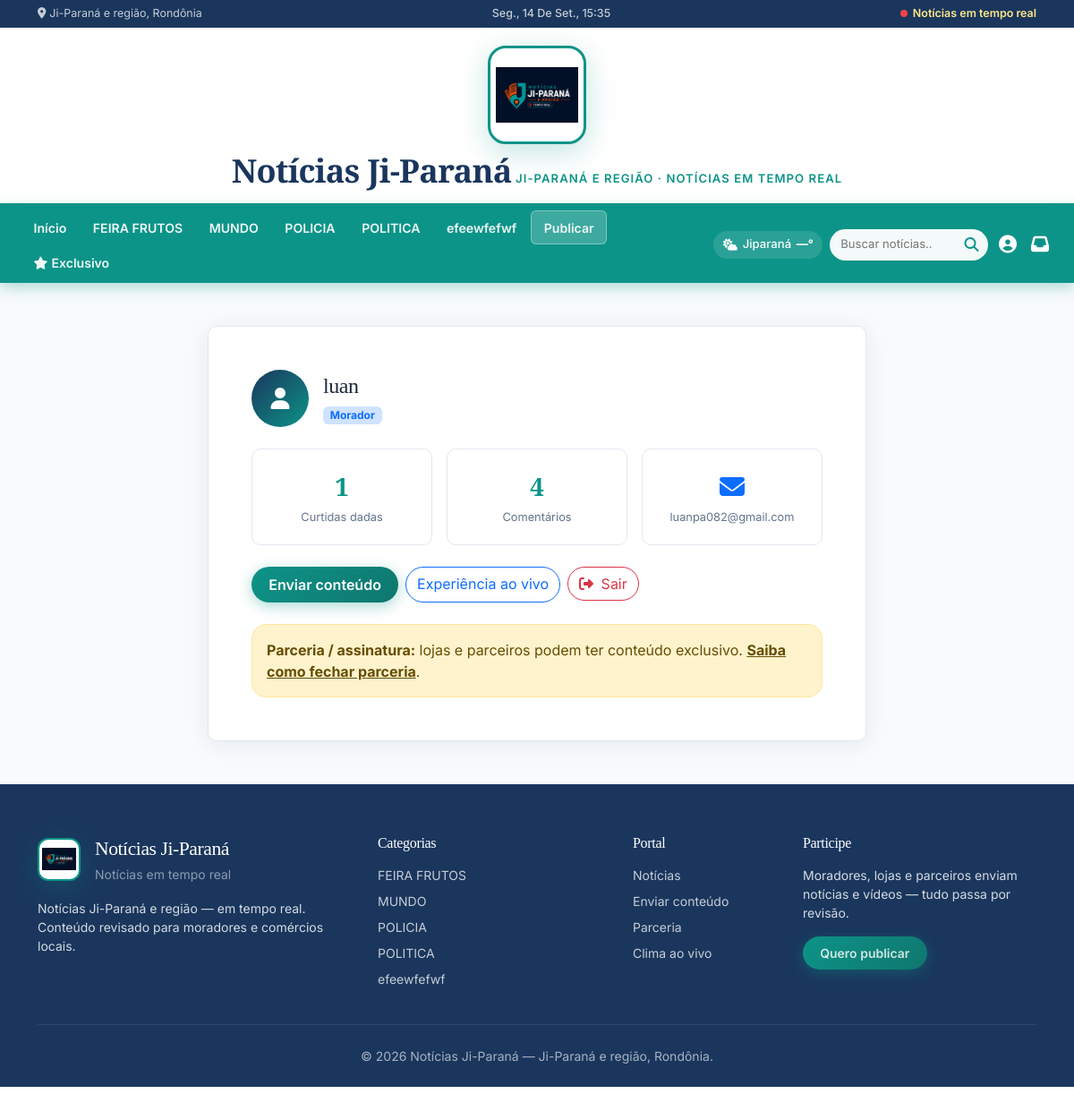
The page /conta/ (signed in) on the database its author committed.
### noticias/models.py (models this page shows, shortened)
class Categoria(models.Model):
    nome = models.CharField(max_length=100)
    slug = models.SlugField(unique=True, blank=True)

class Perfil(models.Model):
    TIPO_CHOICES = [
        ('morador', 'Morador'),
        ('loja', 'Loja / Comércio'),
        ('assinante', 'Assinante / Parceiro'),
    ]
    usuario = models.OneToOneField(
        settings.AUTH_USER_MODEL,
        on_delete=models.CASCADE,
        related_name='perfil',
    )
    tipo_conta = models.CharField(max_length=20, choices=TIPO_CHOICES, default='morador')
    telefone = models.CharField(max_length=20, blank=True)
    is_assinante = models.BooleanField(
        default=False,
        help_text='Acesso a conteúdos exclusivos e parcerias fechadas.',
    )
    bio = models.CharField(max_length=200, blank=True)
    criado_em = models.DateTimeField(auto_now_add=True)
    class Meta:
        verbose_name = 'Perfil de usuário'
        verbose_name_plural = 'Perfis de usuários'
    @property
    def badge_label(self):
        if self.is_assinante:
            return 'Assinante'
        if self.tipo_conta == 'loja':
            return 'Loja parceira'
        return 'Morador'

### noticias/views_auth.py (the view)
# urls.py: path('conta/', MinhaContaView.as_view(), name='conta'),
class MinhaContaView(LoginRequiredMixin, TemplateView):
    template_name = 'noticias/conta.html'
    login_url = reverse_lazy('entrar')
    def get_context_data(self, **kwargs):
        context = super().get_context_data(**kwargs)
        perfil, _ = Perfil.objects.get_or_create(usuario=self.request.user)
        context['perfil'] = perfil
        context['comentarios_count'] = self.request.user.comentarios.count()
        context['curtidas_count'] = self.request.user.curtidas.count()
        return context

### noticias/models.py (called while the page is built)
    @property
    def tem_conteudo(self):
        return self.ativo and (bool(self.codigo_html.strip()) or self.imagem)

### noticias/templatetags/portal_extras.py (called while the page is built)
@register.inclusion_tag('noticias/partials/ad_slot.html')
def ad_slot(slot):
    cache_key = f'anuncio_{slot}'
    anuncio = cache.get(cache_key)
    if anuncio is None:
        try:
            anuncio = Anuncio.objects.get(slot=slot)
        except Anuncio.DoesNotExist:
            anuncio = None
        cache.set(cache_key, anuncio, 120)
    return {'anuncio': anuncio, 'slot': slot}

### noticias/templates/noticias/conta.html (shortened to what this page needs)
{% extends "noticias/base.html" %}
{% block content %}
<div class="row justify-content-center">
    <div class="col-lg-8">
        <div class="glass-card p-4 p-lg-5">
            <div class="d-flex flex-wrap align-items-center gap-3 mb-4">
                <div class="account-avatar">
                    <i class="fas fa-user"></i>
                </div>
                <div>
                    <h1 class="display-font h4 mb-1">{{ user.get_full_name|default:user.username }}</h1>
                    <span class="badge bg-primary-subtle text-primary">{{ perfil.badge_label }}</span>
                </div>
            </div>
            <div class="row g-3 mb-4">
                <div class="col-6 col-md-4">
                    <div class="stat-box">
                        <div class="num">{{ curtidas_count }}</div>
                        <div class="lbl">Curtidas dadas</div>
                    </div>
                </div>
                <div class="col-6 col-md-4">
                    <div class="stat-box">
                        <div class="num">{{ comentarios_count }}</div>
                        <div class="lbl">Comentários</div>
                    </div>
                </div>
                <div class="col-12 col-md-4">
                    <div class="stat-box">
                        <div class="num"><i class="fas fa-envelope text-primary"></i></div>
                        <div class="lbl small">{{ user.email }}</div>
                    </div>
                </div>
            </div>
            <div class="d-flex flex-wrap gap-2">
                <a href="{% url 'contribuir' %}" class="btn btn-contribuir rounded-pill">Enviar conteúdo</a>
                <a href="{% url 'experiencia' %}" class="btn btn-outline-primary rounded-pill">Experiência ao vivo</a>
                {% include "noticias/partials/logout_form.html" with btn_class="btn btn-outline-danger rounded-pill" %}
            </div>
            {% if not perfil.is_assinante %}
            <div class="alert alert-warning rounded-4 mt-4 mb-0">
                <strong>Parceria / assinatura:</strong> lojas e parceiros podem ter conteúdo exclusivo.
                <a href="{% url 'parceria' %}" class="alert-link">Saiba como fechar parceria</a>.
            </div>
            {% else %}
            <div class="alert alert-success rounded-4 mt-4 mb-0">
                <i class="fas fa-check-circle me-2"></i>Você tem acesso de <strong>assinante parceiro</strong>.
            </div>
            {% endif %}
        </div>
    </div>
</div>
{% endblock %}

### noticias/templates/noticias/base.html (shortened to what this page needs)
{% load static portal_extras %}
<!DOCTYPE html>
<html lang="pt-br" data-bs-theme="light">
<head>
    <meta property="og:image" content="{% block og_image %}{{ request.scheme }}://{{ request.get_host }}{% load static %}{% static site_logo %}{% endblock %}">
    <link href="https://cdn.jsdelivr.net/npm/bootstrap@5.3.2/dist/css/bootstrap.min.css" rel="stylesheet">
    <link rel="stylesheet" href="https://cdnjs.cloudflare.com/ajax/libs/font-awesome/6.4.0/css/all.min.css">
    <link rel="stylesheet" href="{% static 'css/portal.css' %}">
</head>
<body class="{% block body_class %}{% endblock %} has-mobile-nav">
    <div class="top-strip">
        <div class="container d-flex justify-content-between align-items-center flex-wrap gap-2">
            <span class="top-strip__loc"><i class="fas fa-map-marker-alt me-1"></i>{{ site_region }}, {{ site_state }}</span>
            <span class="top-strip__clock" id="navClock" aria-live="polite"></span>
            <span class="top-strip__live"><span class="live-dot" aria-hidden="true"></span>{{ site_slogan }}</span>
        </div>
    </div>
    <header class="masthead">
        <div class="container">
            <a href="{% url 'experiencia' %}" class="masthead__brand" title="Clique — clima, hora e localização ao vivo">
                <img src="{% static site_logo %}" alt="{{ site_name }}" class="masthead__logo">
                <div class="masthead__text">
                    <span class="masthead__name display-font">{{ site_name }}</span>
                    <span class="masthead__tagline">{{ site_region }} · {{ site_slogan }}</span>
                </div>
            </a>
        </div>
    </header>
    <nav class="cat-nav sticky-top" aria-label="Categorias">
        <div class="container-fluid px-lg-4">
            <div class="cat-nav__row">
                <div class="collapse cat-nav__collapse show" id="catNavMenu">
                    <ul class="cat-nav__list">
                        <li>
                            <a href="{% url 'index' %}" class="cat-nav__link {% if request.resolver_match.url_name == 'index' and not request.GET.q %}is-active{% endif %}">Início</a>
                        </li>
                        {% for cat in nav_categorias %}
                        <li>
                            <a href="{% url 'noticias_por_categoria' cat.slug %}" class="cat-nav__link">{{ cat.nome }}</a>
                        </li>
                        {% endfor %}
                        <li><a href="{% url 'contribuir' %}" class="cat-nav__link cat-nav__link--cta">Publicar</a></li>
                        {% if user_is_assinante %}
                        <li><a href="{% url 'exclusivo' %}" class="cat-nav__link"><i class="fas fa-star me-1"></i>Exclusivo</a></li>
                        {% endif %}
                    </ul>
                </div>
                <div class="cat-nav__tools">
                    <a href="{% url 'experiencia' %}" class="nav-weather" id="navWeather" title="Clima ao vivo">
                        <i class="fas fa-cloud-sun"></i>
                        <span>{{ site_city }}</span>
                        <strong id="navWeatherTemp">—°</strong>
                    </a>
                    <form class="nav-search-form" method="get" action="{% url 'index' %}">
                        <input type="search" name="q" placeholder="Buscar notícias..." value="{{ request.GET.q }}" aria-label="Buscar">
                        <button type="submit" aria-label="Buscar"><i class="fas fa-search"></i></button>
                    </form>
                    {% if user.is_authenticated %}
                    <a href="{% url 'conta' %}" class="cat-nav__user d-none d-md-inline-flex"><i class="fas fa-user-circle"></i></a>
                    {% else %}
                    <a href="{% url 'entrar' %}" class="cat-nav__user d-none d-md-inline-flex"><i class="fas fa-sign-in-alt"></i></a>
                    {% endif %}
                    {% if user.is_staff %}
                    <a href="{% url 'painel' %}" class="cat-nav__user position-relative" title="Analisar envios">
                        <i class="fas fa-inbox"></i>
                    </a>
                    {% endif %}
                </div>
            </div>
        </div>
    </nav>
    <main class="site-main">
        <div class="container my-4 my-lg-5">
            {% block content %}{% endblock %}
        </div>
    </main>
    <footer class="site-footer">
        <div class="container">
            <div class="row g-4">
                <div class="col-lg-4">
                    <a href="{% url 'index' %}" class="footer-brand-lockup d-inline-flex align-items-center gap-3 text-decoration-none mb-3">
                        <img src="{% static site_logo %}" alt="" class="masthead__logo masthead__logo--sm">
                        <span>
                            <span class="footer-brand d-block display-font">{{ site_name }}</span>
                            <small class="text-white-50">{{ site_slogan }}</small>
                        </span>
                    </a>
                    <p class="small mb-0">{{ site_tagline }}. Conteúdo revisado para moradores e comércios locais.</p>
                </div>
                <div class="col-lg-3">
                    <h4 class="h6 text-white mb-3">Categorias</h4>
                    <ul class="list-unstyled small footer-links">
                        {% for cat in nav_categorias %}
                        <li class="mb-2"><a href="{% url 'noticias_por_categoria' cat.slug %}">{{ cat.nome }}</a></li>
                        {% endfor %}
                    </ul>
                </div>
                <div class="col-lg-2">
                    <h4 class="h6 text-white mb-3">Portal</h4>
                    <ul class="list-unstyled small footer-links">
                        <li class="mb-2"><a href="{% url 'index' %}">Notícias</a></li>
                        <li class="mb-2"><a href="{% url 'contribuir' %}">Enviar conteúdo</a></li>
                        <li class="mb-2"><a href="{% url 'parceria' %}">Parceria</a></li>
                        <li class="mb-2"><a href="{% url 'experiencia' %}">Clima ao vivo</a></li>
                    </ul>
                </div>
                <div class="col-lg-3">
                    <h4 class="h6 text-white mb-3">Participe</h4>
                    <p class="small">Moradores, lojas e parceiros enviam notícias e vídeos — tudo passa por revisão.</p>
                    <a href="{% url 'contribuir' %}" class="btn btn-contribuir btn-sm">Quero publicar</a>
                </div>
            </div>
            <hr class="border-secondary my-4 opacity-25">
            <p class="text-center small mb-0 opacity-75">© {% now "Y" %} {{ site_name }} — {{ site_region }}, {{ site_state }}.</p>
        </div>
    </footer>
</body>
</html>

### rows shown on the page
Categoria: nome "FEIRA FRUTOS"
Categoria: nome "MUNDO"
Categoria: nome "POLICIA"
Categoria: nome "POLITICA"
Categoria: nome "efeewfefwf"
Perfil: badge_label "Morador"

### other values the page prints
{{ site_region }} "Ji-Paraná e região"
{{ site_state }} "Rondônia"
{{ site_slogan }} "Notícias em tempo real"
{{ site_name }} "Notícias Ji-Paraná"
{{ site_region }} "JI-PARANÁ E REGIÃO"
{{ site_slogan }} "NOTÍCIAS EM TEMPO REAL"
{{ site_city }} "Jiparaná"
{{ user.get_full_name|default:user.username }} "luan"
{{ curtidas_count }} "1"
{{ comentarios_count }} "4"
{{ user.email }} "luanpa082@gmail.com"
{{ label|default:'Sair' }} "Sair"
{{ site_tagline }} "Notícias Ji-Paraná e região — em tempo real"
